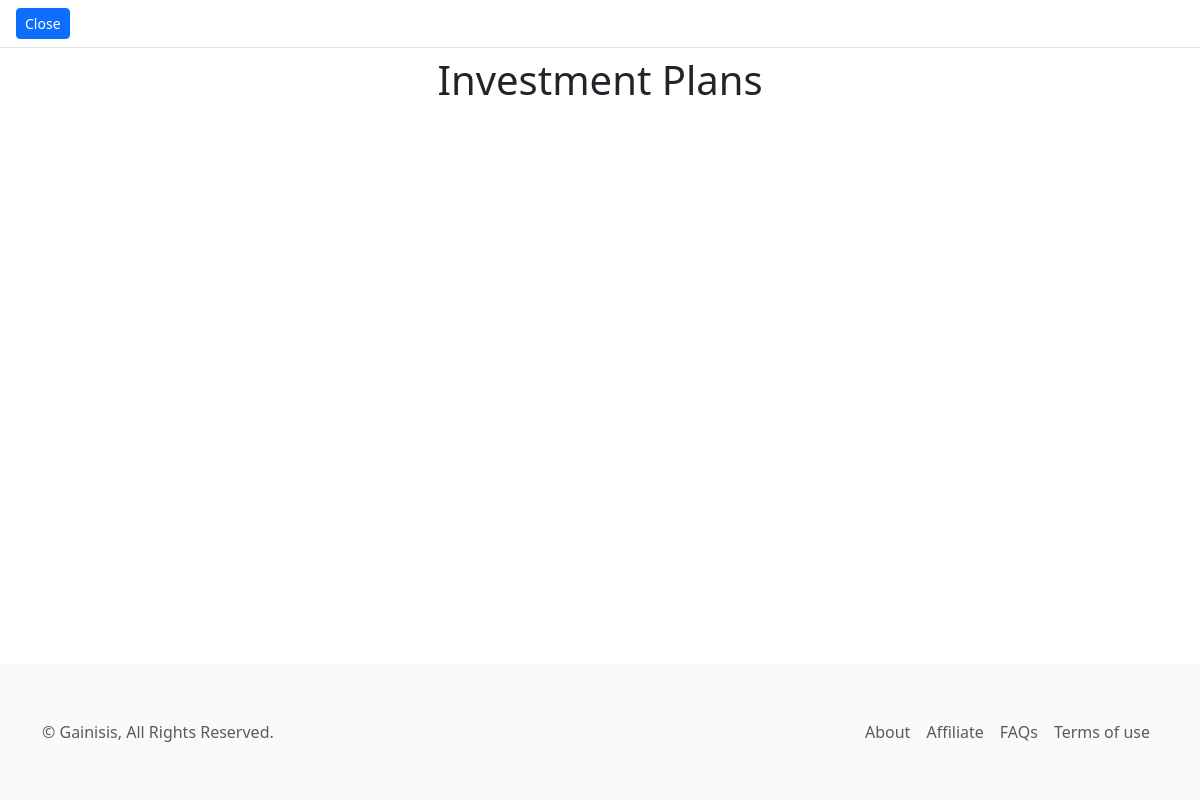
/plans/, run on an earlier commit of the app's database.
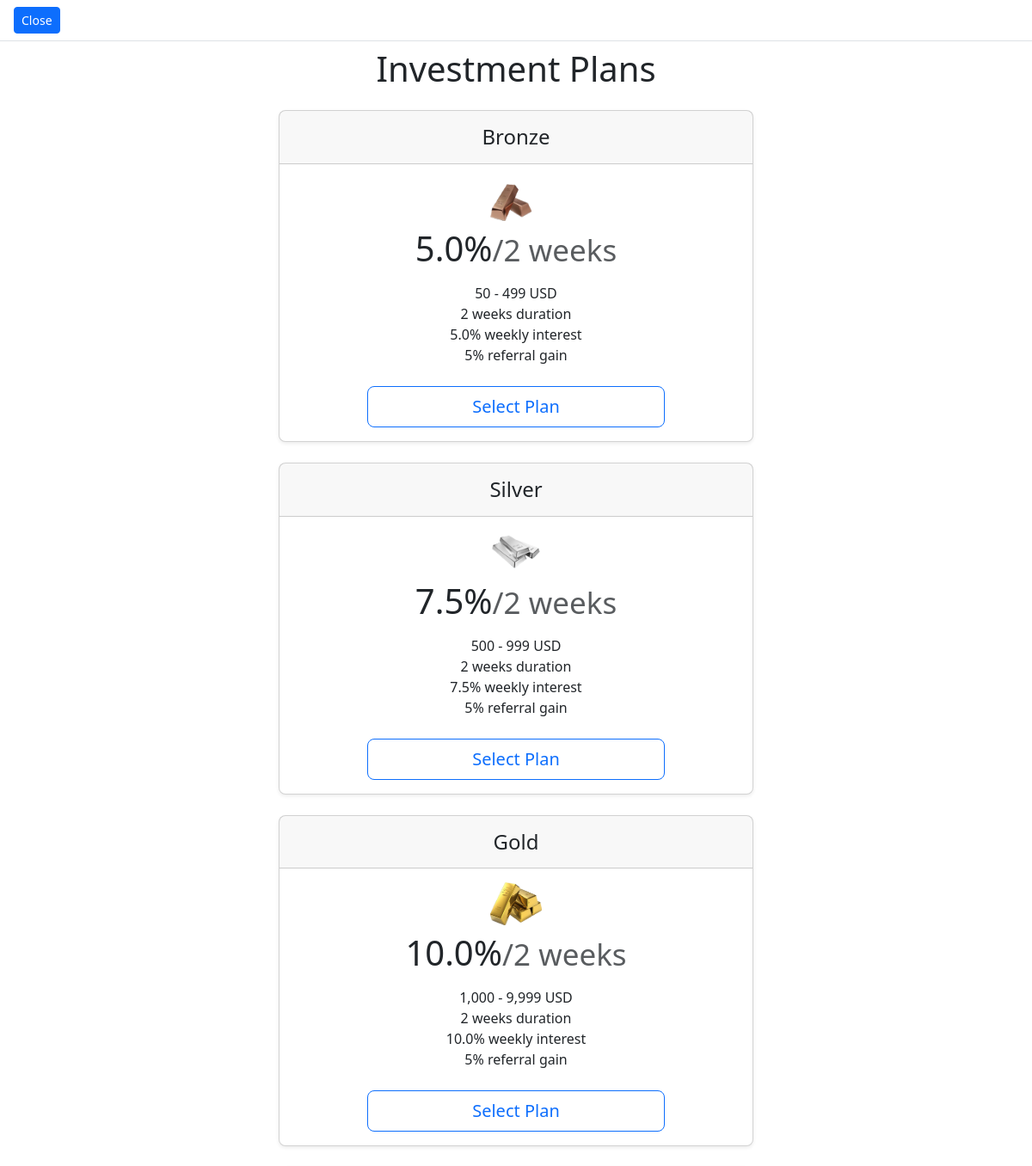
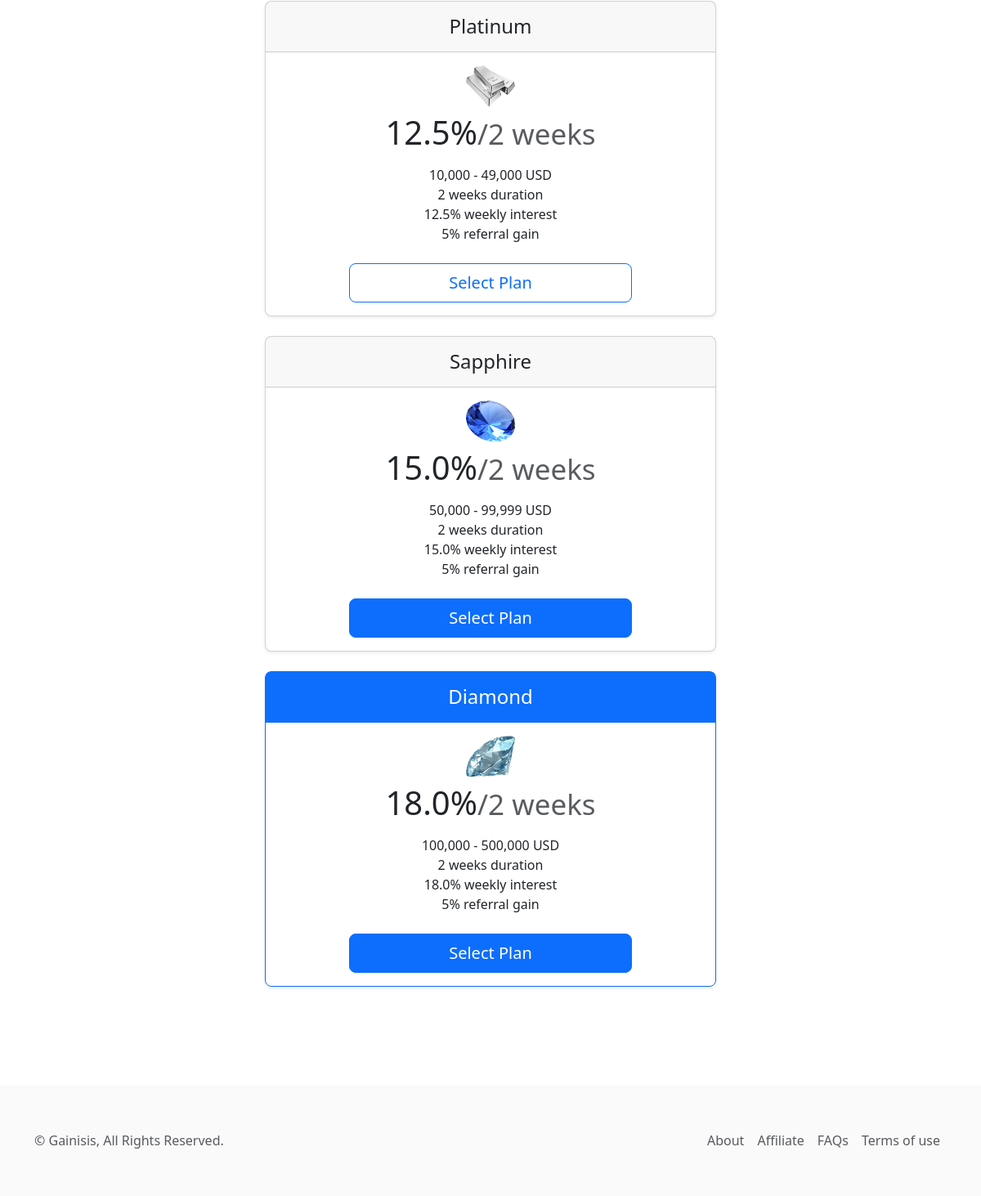
And on a later commit of the database (2 pictures, top to bottom).
### gainapp/models.py (models this page shows, shortened)
class Plan(models.Model):
    plan_title = models.CharField(max_length=255, choices=PLAN_CHOICES, null=True)
    plan_image = models.ImageField(upload_to='plans', null=True)
    prize = models.CharField(max_length=255, null=True)
    duration = models.CharField(max_length=255, null=True)
    interest = models.DecimalField(max_digits=9, decimal_places=1, default=0)
    interest_duation = models.CharField(max_length=225, null=True, default='weekly')
    referral = models.PositiveIntegerField(null=True)

### gainapp/views.py (the view)
# urls.py: path('plans/',views.plans, name='plans'),#<str:id>/
def plans(request):
    plan_id = Plan.objects.all()
    context = {
        'plan_id':plan_id,
    }
    return render(request, 'gainisis/plans.html', context)

### templates/gainisis/plans.html (shortened to what this page needs)
{% extends "base.html" %}
{% load static %}
{% block content %}
    <section class="w-100 h-100 d-flex flex-wrap bg-body-warning activepage actinvest" id="plans">
        <header class="w-100 px-3 py-2 bg-white position-fixed z-3 border-bottom">
            <button class="btn btn-sm btn-primary" type="button" onclick="history.back()">Close</button>
        </header>
        <main class="w-100 h-fit py-5 px-3">
            <h2 class="display-6 text-center mb-4 mt-2">Investment Plans</h2>
            <div class="col-md-10 mx-auto px-3 pb-5 col-lg-6">
                {% for plan in plan_id %}
                    {% if plan.plan_title == 'Diamond' %}
                        <div class="card mb-4 rounded-3 shadow-sm border-primary">
                            <div class="card-header py-3 text-center text-bg-primary border-primary">
                                <h4 class="my-0 fw-normal">{{plan.plan_title | title}}</h4>
                            </div>
                            <div class="card-body">
                                <div class="text-center">
                                    <img src="{{plan.plan_image.url}}" class="d-block mx-lg-auto img-fluid mx-auto mb-2" style="width: 60px; height: 50px;">
                                    <h1 class="card-title pricing-card-title">{{plan.interest}}%<small class="text-body-secondary fw-light">/{{plan.duration}}</small></h1>
                                    <ul class="list-unstyled mt-3 mb-4">
                                        <li>{{plan.prize}}</li>
                                        <li>{{plan.duration}} duration</li>
                                        <li>{{plan.interest}}% {{plan.interest_duation}} interest</li>
                                        <li>{{plan.referral}}% referral gain</li>
                                    </ul>
                                </div>
                                <div class="col-sm-10 col-lg-8 mx-auto mt-3">
                                    <a href="{% url 'diamond' %}">
                                        <button type="button" class="w-100 btn btn-lg btn-primary">Select Plan</button>
                                    </a>
                                </div>
                            </div>
                        </div>
                    {% else %}
                        <div class="card mb-4 rounded-3 shadow-sm">
                            <div class="card-header py-3 text-center">
                                <h4 class="my-0 fw-normal">{{plan.plan_title | title}}</h4>
                            </div>
                            <div class="card-body">
                                <div class="text-center">
                                    <img src="{{plan.plan_image.url}}" class="d-block mx-lg-auto img-fluid mx-auto mb-2" style="width: 60px; height: 50px;">
                                    <h1 class="card-title pricing-card-title">{{plan.interest}}%<small class="text-body-secondary fw-light">/{{plan.duration}}</small></h1>
                                    <ul class="list-unstyled mt-3 mb-4">
                                        <li>{{plan.prize}}</li>
                                        <li>{{plan.duration}} duration</li>
                                        <li>{{plan.interest}}% {{plan.interest_duation}} interest</li>
                                        <li>{{plan.referral}}% referral gain</li>
                                    </ul>
                                </div>
                                <div class="col-sm-10 col-lg-8 mx-auto mt-3">
                                    {% if plan.plan_title == 'Bronze' %}
                                        <a href="{% url 'bronze' %}">
                                            {% if plan.plan_title == 'Sapphire' %}
                                                <button type="button" class="w-100 btn-lg btn btn-primary">Select Plan</button>
                                            {% else %}
                                                <button type="button" class="w-100 btn-lg btn btn-outline-primary">Select Plan</button>
                                            {% endif %}
                                        </a>
                                    {% endif %}
                                    {% if plan.plan_title == 'Silver' %}
                                        <a href="{% url 'silver' %}">
                                            {% if plan.plan_title == 'Sapphire' %}
                                                <button type="button" class="w-100 btn-lg btn btn-primary">Select Plan</button>
                                            {% else %}
                                                <button type="button" class="w-100 btn-lg btn btn-outline-primary">Select Plan</button>
                                            {% endif %}
                                        </a>
                                    {% endif %}
                                    {% if plan.plan_title == 'Gold' %}
                                        <a href="{% url 'gold' %}">
                                            {% if plan.plan_title == 'Sapphire' %}
                                                <button type="button" class="w-100 btn-lg btn btn-primary">Select Plan</button>
                                            {% else %}
                                                <button type="button" class="w-100 btn-lg btn btn-outline-primary">Select Plan</button>
                                            {% endif %}
                                        </a>
                                    {% endif %}
                                    {% if plan.plan_title == 'Platinum' %}
                                        <a href="{% url 'platinum' %}">
                                            {% if plan.plan_title == 'Sapphire' %}
                                                <button type="button" class="w-100 btn-lg btn btn-primary">Select Plan</button>
                                            {% else %}
                                                <button type="button" class="w-100 btn-lg btn btn-outline-primary">Select Plan</button>
                                            {% endif %}
                                        </a>
                                    {% endif %}
                                    {% if plan.plan_title == 'Sapphire' %}
                                        <a href="{% url 'sapphire' %}">
                                            {% if plan.plan_title == 'Sapphire' %}
                                                <button type="button" class="w-100 btn-lg btn btn-primary">Select Plan</button>
                                            {% else %}
                                                <button type="button" class="w-100 btn-lg btn btn-outline-primary">Select Plan</button>
                                            {% endif %}
                                        </a>
                                    {% endif %}
                                </div>
                            </div>
                        </div>
                    {% endif %}
                {% endfor %}
            </div>
        </main>
        {% include "partials/footer.html" %}
    </section>
{% endblock content %}

### templates/base.html (shortened to what this page needs)
{% load static %}
<!DOCTYPE html>
<html lang="en">
<head>
    <link rel="stylesheet" href="https://cdn.jsdelivr.net/npm/bootstrap@5.3.0-alpha3/dist/css/bootstrap.min.css">
    <link rel="stylesheet" href="{% static 'css/style.css' %}">
</head>
<body>
    <section id="body_scroll">
        {% block content %}
        {% endblock content %}
    </section>
</body>
</html>

### templates/partials/footer.html (shortened to what this page needs)
<footer class="w-100 h-fit mt-auto bg-body-secondary bg-opacity-25">
  <div class="container d-flex flex-wrap justify-content-between align-items-center py-5">
    <p class="col-md-4 mb-0 text-body-secondary">©  Gainisis, All Rights Reserved.</p>
    <ul class="nav col-md-4 justify-content-end">
      <li class="nav-item"><a href="{% url 'about' %}" class="nav-link px-2 text-body-secondary">About</a></li>
      <li class="nav-item"><a href="{% url 'affiliate' %}" class="nav-link px-2 text-body-secondary">Affiliate</a></li>
      <li class="nav-item"><a href="{% url 'faqs' %}" class="nav-link px-2 text-body-secondary">FAQs</a></li>
      <li class="nav-item"><a href="{% url 'terms' %}" class="nav-link px-2 text-body-secondary">Terms of use</a></li>
    </ul>
  </div>
</footer>

### gainisis/static/css/style.css (style rules this page uses)
:root { --mainHeight: 50px; --secHeight: 36px; --mainColor: #84ff00 !important; --dark: #1f1f1f !important; --fntSize: 24px; }
body { height: 100vh; width: 100vw; margin: 0; padding: 0; position: fixed; overflow-y: auto; overflow: hidden; }
#body_scroll { height: 100vh; width: 100vw; padding-top: 0px; position: relative; overflow-y: auto; }
footer { margin-top: auto; }

What changed in the data, as far as the page shows it:
added Plan: plan_title "Bronze", plan_image (picture), interest "5.0", duration "2 weeks", prize "50 - 499 USD", interest_duation "weekly", referral "5", shows "Select Plan"
added Plan: plan_title "Silver", plan_image (picture), interest "7.5", duration "2 weeks", prize "500 - 999 USD", interest_duation "weekly", referral "5", shows "Select Plan"
added Plan: plan_title "Gold", plan_image (picture), interest "10.0", duration "2 weeks", prize "1,000 - 9,999 USD", interest_duation "weekly", referral "5", shows "Select Plan"
added Plan: plan_title "Platinum", plan_image (picture), interest "12.5", duration "2 weeks", prize "10,000 - 49,000 USD", interest_duation "weekly", referral "5", shows "Select Plan"
added Plan: plan_title "Sapphire", plan_image (picture), interest "15.0", duration "2 weeks", prize "50,000 - 99,999 USD", interest_duation "weekly", referral "5", shows "Select Plan"
added Plan: plan_title "Diamond", plan_image (picture), interest "18.0", duration "2 weeks", prize "100,000 - 500,000 USD", interest_duation "weekly", referral "5"
